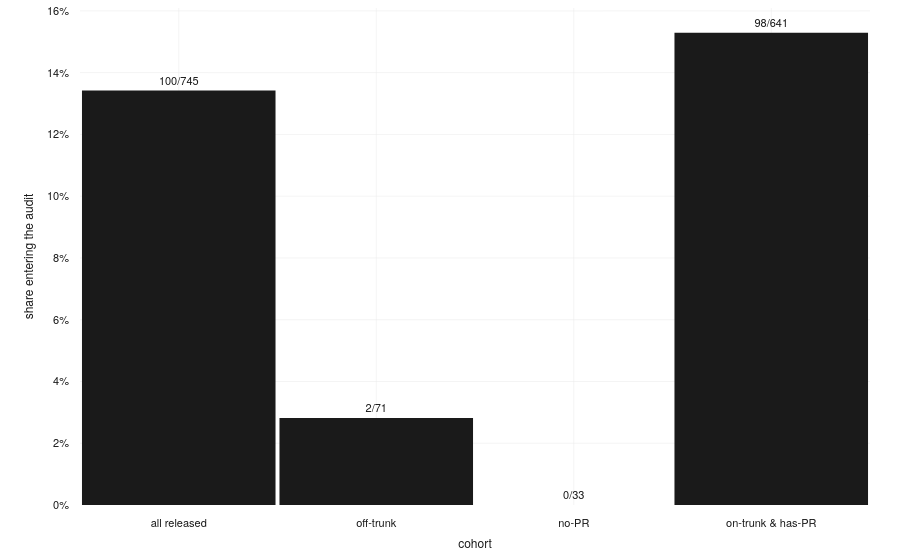

The notebook cell this image was saved under:
### Code cell
# Audit coverage per cohort. Share of each provenance group that reached the audit.
cohorts = coverage["cohort"].to_list()
shares = coverage["share"].to_list()
labels = [f"{e}/{n}" for e, n in zip(coverage["in_audit"], coverage["pairs"])]

go.Figure(
    go.Bar(x=cohorts, y=shares, text=labels, textposition="outside")
).update_layout(
    xaxis_title="cohort",
    yaxis_title="share entering the audit",
    yaxis_tickformat=".0%",
    template="thesis",
    showlegend=False,
).show()

### Figure 1 — Plotly figure (JSON) as saved in the notebook; plotly's stock layout.template omitted (floating-point values rounded to 4 significant figures)
{"data": [{"text": ["100/745", "2/71", "0/33", "98/641"], "textposition": "outside", "type": "bar", "x": ["all released", "off-trunk", "no-PR", "on-trunk & has-PR"], "y": [0.1342, 0.0282, 0, 0.1529]}], "layout": {"showlegend": false, "xaxis": {"title": {"text": "cohort"}}, "yaxis": {"tickformat": ".0%", "title": {"text": "share entering the audit"}}}}
